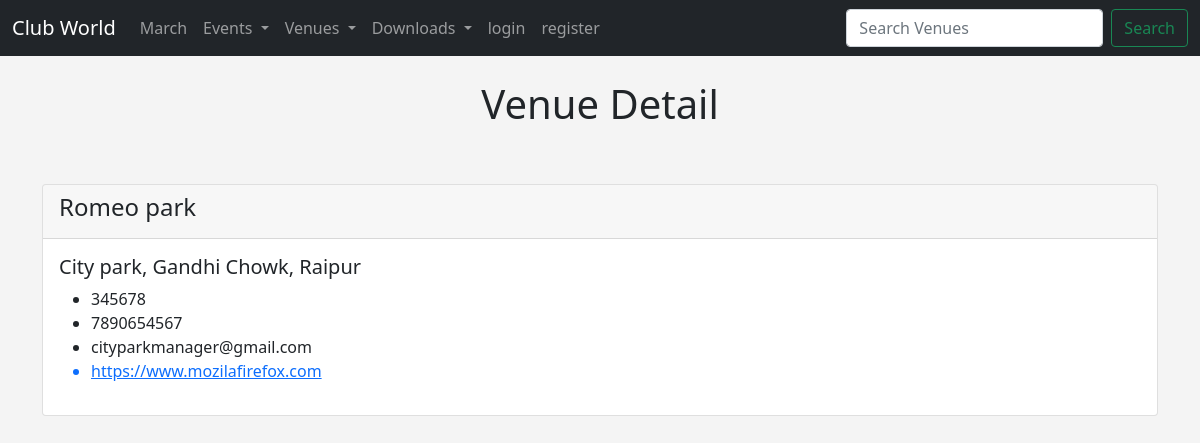
Page /show_venue/1 on the committed database.
### events/models.py (models this page shows)
class Venue(models.Model):
    name =  models.CharField("Venue Name", max_length=25)
    address =models.CharField(max_length=100)
    zip_code = models.CharField("Zip Code",max_length=6)
    phone = models.CharField("Contact Phone",max_length=10, blank=True)
    web = models.URLField("Website Address", blank=True)
    email_address = models.EmailField("Email Address", blank=True)
    def __str__(self):
        return self.name

### events/views.py (the view)
# urls.py: path("show_venue/<venue_id>", views.show_venue, name="show-venue"),
def show_venue(request, venue_id):
     venue = Venue.objects.get(pk=venue_id)
     return render(request, 'events/show_venue.html', {"venue":venue})

### events/templates/events/show_venue.html
{% extends 'events/base.html' %}
{% block content %}
<center>
<h1> Venue Detail</h1>
</center>
<br><br>
<div class="card">
    <div class="card-header">
       <h4>{{ venue }}</h4>
    </div>
    <div class="card-body">
      <h5 class="card-title">{{venue.address}}</h5>
      <ul>
          <li>{{venue.zip_code}}</li>
          <li>{{venue.phone}}</li>
          <li>{{venue.email_address}}</li>
          <a href="{{venue.web}}"><li>{{venue.web}}</li></a>
      </ul>
    </div>
  </div>
{% endblock%}

### events/templates/events/base.html (style rules this page uses)
body { background: #f4f4f4; }

### rows in the picture
Venue: name "Romeo park", address "City park, Gandhi Chowk, Raipur", zip_code "345678", phone "7890654567", email_address "cityparkmanager@gmail.com", web "https://www.mozilafirefox.com"
